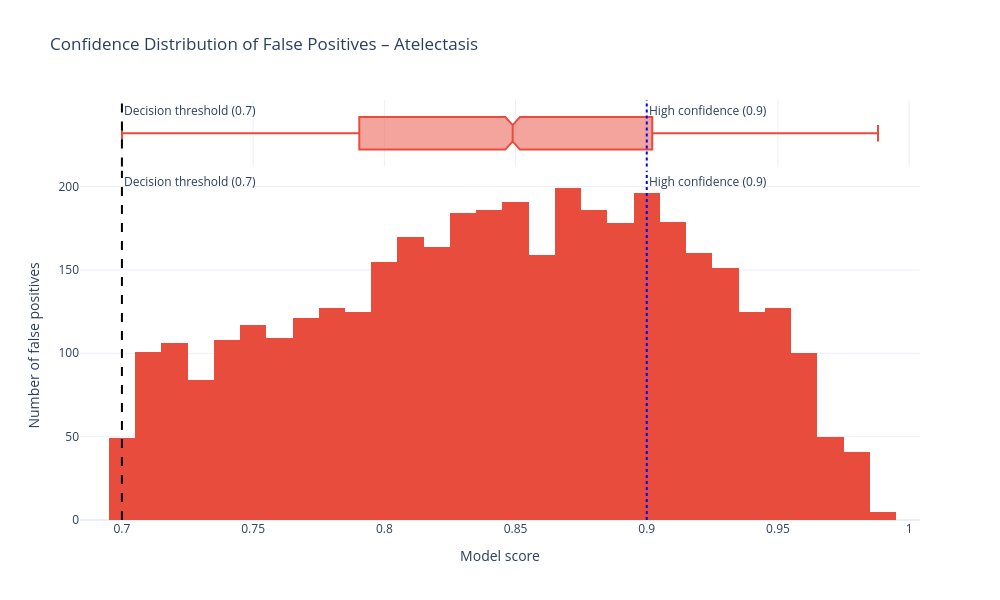
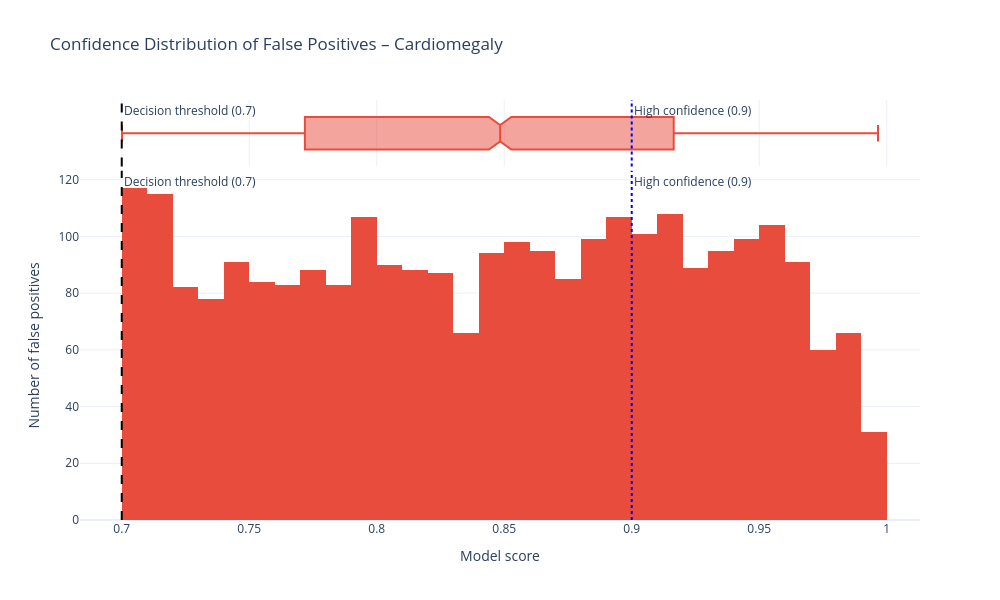
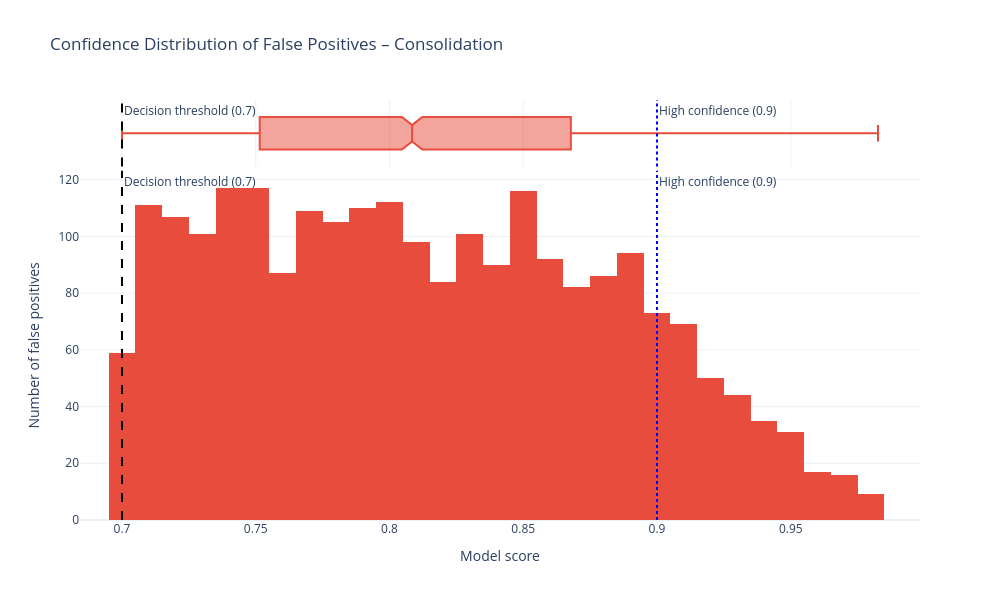
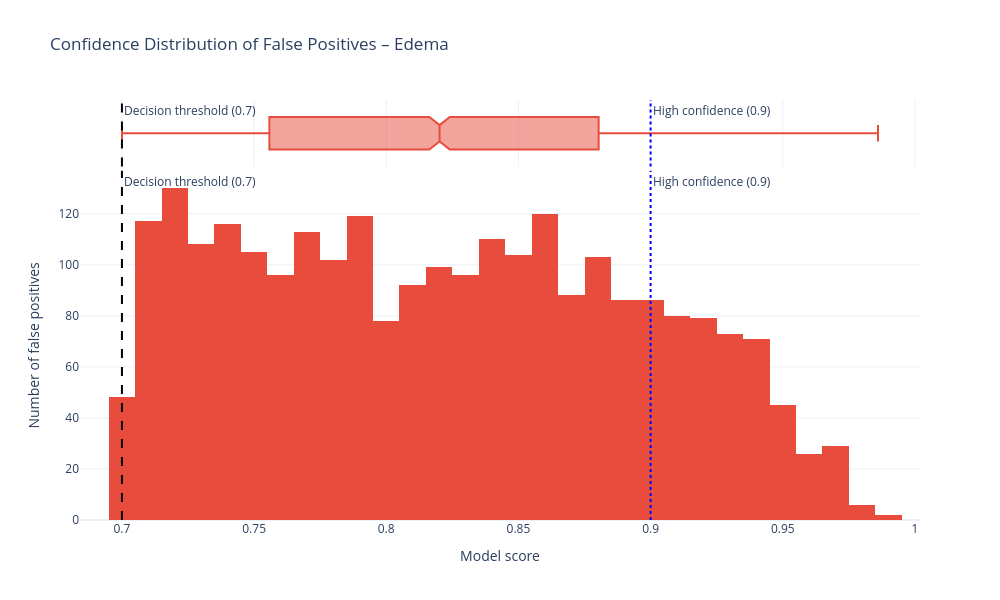

Here is the notebook cell these charts were saved with, in order:
### Code cell
for pathology in DATASET_PATHOLOGIES:
    show_confidence_dist(pathology, output_folder=HTML_OUTPUT_FOLDER)

### Figure 1 — Plotly figure (JSON) as saved in the notebook; plotly's stock layout.template omitted (floating-point values rounded to 4 significant figures; data arrays with more than 128 entries replaced by an {"elided": "..."} marker saying what was removed)
{"data": [{"bingroup": "x", "hovertemplate": "score=%{x}<br>count=%{y}<extra></extra>", "legendgroup": "", "marker": {"color": "#E74C3C", "pattern": {"shape": ""}}, "name": "", "nbinsx": 40, "orientation": "v", "showlegend": false, "type": "histogram", "x": {"elided": "3953 float values"}, "xaxis": "x", "yaxis": "y"}, {"customdata": {"elided": "3953x3 mixed values"}, "hovertemplate": "score=%{x}<br>age=%{customdata[0]}<br>sex=%{customdata[1]}<br>view=%{customdata[2]}<extra></extra>", "legendgroup": "", "marker": {"color": "#E74C3C"}, "name": "", "notched": true, "showlegend": false, "type": "box", "x": {"elided": "3953 float values"}, "xaxis": "x2", "yaxis": "y2"}], "layout": {"annotations": [{"showarrow": false, "text": "Decision threshold (0.7)", "x": 0.7, "xanchor": "left", "xref": "x", "y": 1, "yanchor": "top", "yref": "y domain"}, {"showarrow": false, "text": "Decision threshold (0.7)", "x": 0.7, "xanchor": "left", "xref": "x2", "y": 1, "yanchor": "top", "yref": "y2 domain"}, {"showarrow": false, "text": "High confidence (0.9)", "x": 0.9, "xanchor": "left", "xref": "x", "y": 1, "yanchor": "top", "yref": "y domain"}, {"showarrow": false, "text": "High confidence (0.9)", "x": 0.9, "xanchor": "left", "xref": "x2", "y": 1, "yanchor": "top", "yref": "y2 domain"}], "barmode": "relative", "height": 600, "legend": {"tracegroupgap": 0}, "shapes": [{"line": {"color": "black", "dash": "dash"}, "type": "line", "x0": 0.7, "x1": 0.7, "xref": "x", "y0": 0, "y1": 1, "yref": "y domain"}, {"line": {"color": "black", "dash": "dash"}, "type": "line", "x0": 0.7, "x1": 0.7, "xref": "x2", "y0": 0, "y1": 1, "yref": "y2 domain"}, {"line": {"color": "blue", "dash": "dot"}, "type": "line", "x0": 0.9, "x1": 0.9, "xref": "x", "y0": 0, "y1": 1, "yref": "y domain"}, {"line": {"color": "blue", "dash": "dot"}, "type": "line", "x0": 0.9, "x1": 0.9, "xref": "x2", "y0": 0, "y1": 1, "yref": "y2 domain"}], "title": {"text": "Confidence Distribution of False Positives – Atelectasis"}, "width": 1000, "xaxis": {"anchor": "y", "domain": [0, 1], "title": {"text": "Model score"}}, "xaxis2": {"anchor": "y2", "domain": [0, 1], "matches": "x", "showgrid": true, "showticklabels": false}, "yaxis": {"anchor": "x", "domain": [0, 0.8316], "title": {"text": "Number of false positives"}}, "yaxis2": {"anchor": "x2", "domain": [0.8416, 1], "matches": "y2", "showgrid": false, "showline": false, "showticklabels": false, "ticks": ""}}}

### Figure 2 — Plotly figure (JSON) as saved in the notebook; plotly's stock layout.template omitted (floating-point values rounded to 4 significant figures; data arrays with more than 128 entries replaced by an {"elided": "..."} marker saying what was removed)
{"data": [{"bingroup": "x", "hovertemplate": "score=%{x}<br>count=%{y}<extra></extra>", "legendgroup": "", "marker": {"color": "#E74C3C", "pattern": {"shape": ""}}, "name": "", "nbinsx": 40, "orientation": "v", "showlegend": false, "type": "histogram", "x": {"elided": "2681 float values"}, "xaxis": "x", "yaxis": "y"}, {"customdata": {"elided": "2681x3 mixed values"}, "hovertemplate": "score=%{x}<br>age=%{customdata[0]}<br>sex=%{customdata[1]}<br>view=%{customdata[2]}<extra></extra>", "legendgroup": "", "marker": {"color": "#E74C3C"}, "name": "", "notched": true, "showlegend": false, "type": "box", "x": {"elided": "2681 float values"}, "xaxis": "x2", "yaxis": "y2"}], "layout": {"annotations": [{"showarrow": false, "text": "Decision threshold (0.7)", "x": 0.7, "xanchor": "left", "xref": "x", "y": 1, "yanchor": "top", "yref": "y domain"}, {"showarrow": false, "text": "Decision threshold (0.7)", "x": 0.7, "xanchor": "left", "xref": "x2", "y": 1, "yanchor": "top", "yref": "y2 domain"}, {"showarrow": false, "text": "High confidence (0.9)", "x": 0.9, "xanchor": "left", "xref": "x", "y": 1, "yanchor": "top", "yref": "y domain"}, {"showarrow": false, "text": "High confidence (0.9)", "x": 0.9, "xanchor": "left", "xref": "x2", "y": 1, "yanchor": "top", "yref": "y2 domain"}], "barmode": "relative", "height": 600, "legend": {"tracegroupgap": 0}, "shapes": [{"line": {"color": "black", "dash": "dash"}, "type": "line", "x0": 0.7, "x1": 0.7, "xref": "x", "y0": 0, "y1": 1, "yref": "y domain"}, {"line": {"color": "black", "dash": "dash"}, "type": "line", "x0": 0.7, "x1": 0.7, "xref": "x2", "y0": 0, "y1": 1, "yref": "y2 domain"}, {"line": {"color": "blue", "dash": "dot"}, "type": "line", "x0": 0.9, "x1": 0.9, "xref": "x", "y0": 0, "y1": 1, "yref": "y domain"}, {"line": {"color": "blue", "dash": "dot"}, "type": "line", "x0": 0.9, "x1": 0.9, "xref": "x2", "y0": 0, "y1": 1, "yref": "y2 domain"}], "title": {"text": "Confidence Distribution of False Positives – Cardiomegaly"}, "width": 1000, "xaxis": {"anchor": "y", "domain": [0, 1], "title": {"text": "Model score"}}, "xaxis2": {"anchor": "y2", "domain": [0, 1], "matches": "x", "showgrid": true, "showticklabels": false}, "yaxis": {"anchor": "x", "domain": [0, 0.8316], "title": {"text": "Number of false positives"}}, "yaxis2": {"anchor": "x2", "domain": [0.8416, 1], "matches": "y2", "showgrid": false, "showline": false, "showticklabels": false, "ticks": ""}}}

### Figure 3 — Plotly figure (JSON) as saved in the notebook; plotly's stock layout.template omitted (floating-point values rounded to 4 significant figures; data arrays with more than 128 entries replaced by an {"elided": "..."} marker saying what was removed)
{"data": [{"bingroup": "x", "hovertemplate": "score=%{x}<br>count=%{y}<extra></extra>", "legendgroup": "", "marker": {"color": "#E74C3C", "pattern": {"shape": ""}}, "name": "", "nbinsx": 40, "orientation": "v", "showlegend": false, "type": "histogram", "x": {"elided": "2322 float values"}, "xaxis": "x", "yaxis": "y"}, {"customdata": {"elided": "2322x3 mixed values"}, "hovertemplate": "score=%{x}<br>age=%{customdata[0]}<br>sex=%{customdata[1]}<br>view=%{customdata[2]}<extra></extra>", "legendgroup": "", "marker": {"color": "#E74C3C"}, "name": "", "notched": true, "showlegend": false, "type": "box", "x": {"elided": "2322 float values"}, "xaxis": "x2", "yaxis": "y2"}], "layout": {"annotations": [{"showarrow": false, "text": "Decision threshold (0.7)", "x": 0.7, "xanchor": "left", "xref": "x", "y": 1, "yanchor": "top", "yref": "y domain"}, {"showarrow": false, "text": "Decision threshold (0.7)", "x": 0.7, "xanchor": "left", "xref": "x2", "y": 1, "yanchor": "top", "yref": "y2 domain"}, {"showarrow": false, "text": "High confidence (0.9)", "x": 0.9, "xanchor": "left", "xref": "x", "y": 1, "yanchor": "top", "yref": "y domain"}, {"showarrow": false, "text": "High confidence (0.9)", "x": 0.9, "xanchor": "left", "xref": "x2", "y": 1, "yanchor": "top", "yref": "y2 domain"}], "barmode": "relative", "height": 600, "legend": {"tracegroupgap": 0}, "shapes": [{"line": {"color": "black", "dash": "dash"}, "type": "line", "x0": 0.7, "x1": 0.7, "xref": "x", "y0": 0, "y1": 1, "yref": "y domain"}, {"line": {"color": "black", "dash": "dash"}, "type": "line", "x0": 0.7, "x1": 0.7, "xref": "x2", "y0": 0, "y1": 1, "yref": "y2 domain"}, {"line": {"color": "blue", "dash": "dot"}, "type": "line", "x0": 0.9, "x1": 0.9, "xref": "x", "y0": 0, "y1": 1, "yref": "y domain"}, {"line": {"color": "blue", "dash": "dot"}, "type": "line", "x0": 0.9, "x1": 0.9, "xref": "x2", "y0": 0, "y1": 1, "yref": "y2 domain"}], "title": {"text": "Confidence Distribution of False Positives – Consolidation"}, "width": 1000, "xaxis": {"anchor": "y", "domain": [0, 1], "title": {"text": "Model score"}}, "xaxis2": {"anchor": "y2", "domain": [0, 1], "matches": "x", "showgrid": true, "showticklabels": false}, "yaxis": {"anchor": "x", "domain": [0, 0.8316], "title": {"text": "Number of false positives"}}, "yaxis2": {"anchor": "x2", "domain": [0.8416, 1], "matches": "y2", "showgrid": false, "showline": false, "showticklabels": false, "ticks": ""}}}

### Figure 4 — Plotly figure (JSON) as saved in the notebook; plotly's stock layout.template omitted (floating-point values rounded to 4 significant figures; data arrays with more than 128 entries replaced by an {"elided": "..."} marker saying what was removed)
{"data": [{"bingroup": "x", "hovertemplate": "score=%{x}<br>count=%{y}<extra></extra>", "legendgroup": "", "marker": {"color": "#E74C3C", "pattern": {"shape": ""}}, "name": "", "nbinsx": 40, "orientation": "v", "showlegend": false, "type": "histogram", "x": {"elided": "2527 float values"}, "xaxis": "x", "yaxis": "y"}, {"customdata": {"elided": "2527x3 mixed values"}, "hovertemplate": "score=%{x}<br>age=%{customdata[0]}<br>sex=%{customdata[1]}<br>view=%{customdata[2]}<extra></extra>", "legendgroup": "", "marker": {"color": "#E74C3C"}, "name": "", "notched": true, "showlegend": false, "type": "box", "x": {"elided": "2527 float values"}, "xaxis": "x2", "yaxis": "y2"}], "layout": {"annotations": [{"showarrow": false, "text": "Decision threshold (0.7)", "x": 0.7, "xanchor": "left", "xref": "x", "y": 1, "yanchor": "top", "yref": "y domain"}, {"showarrow": false, "text": "Decision threshold (0.7)", "x": 0.7, "xanchor": "left", "xref": "x2", "y": 1, "yanchor": "top", "yref": "y2 domain"}, {"showarrow": false, "text": "High confidence (0.9)", "x": 0.9, "xanchor": "left", "xref": "x", "y": 1, "yanchor": "top", "yref": "y domain"}, {"showarrow": false, "text": "High confidence (0.9)", "x": 0.9, "xanchor": "left", "xref": "x2", "y": 1, "yanchor": "top", "yref": "y2 domain"}], "barmode": "relative", "height": 600, "legend": {"tracegroupgap": 0}, "shapes": [{"line": {"color": "black", "dash": "dash"}, "type": "line", "x0": 0.7, "x1": 0.7, "xref": "x", "y0": 0, "y1": 1, "yref": "y domain"}, {"line": {"color": "black", "dash": "dash"}, "type": "line", "x0": 0.7, "x1": 0.7, "xref": "x2", "y0": 0, "y1": 1, "yref": "y2 domain"}, {"line": {"color": "blue", "dash": "dot"}, "type": "line", "x0": 0.9, "x1": 0.9, "xref": "x", "y0": 0, "y1": 1, "yref": "y domain"}, {"line": {"color": "blue", "dash": "dot"}, "type": "line", "x0": 0.9, "x1": 0.9, "xref": "x2", "y0": 0, "y1": 1, "yref": "y2 domain"}], "title": {"text": "Confidence Distribution of False Positives – Edema"}, "width": 1000, "xaxis": {"anchor": "y", "domain": [0, 1], "title": {"text": "Model score"}}, "xaxis2": {"anchor": "y2", "domain": [0, 1], "matches": "x", "showgrid": true, "showticklabels": false}, "yaxis": {"anchor": "x", "domain": [0, 0.8316], "title": {"text": "Number of false positives"}}, "yaxis2": {"anchor": "x2", "domain": [0.8416, 1], "matches": "y2", "showgrid": false, "showline": false, "showticklabels": false, "ticks": ""}}}
